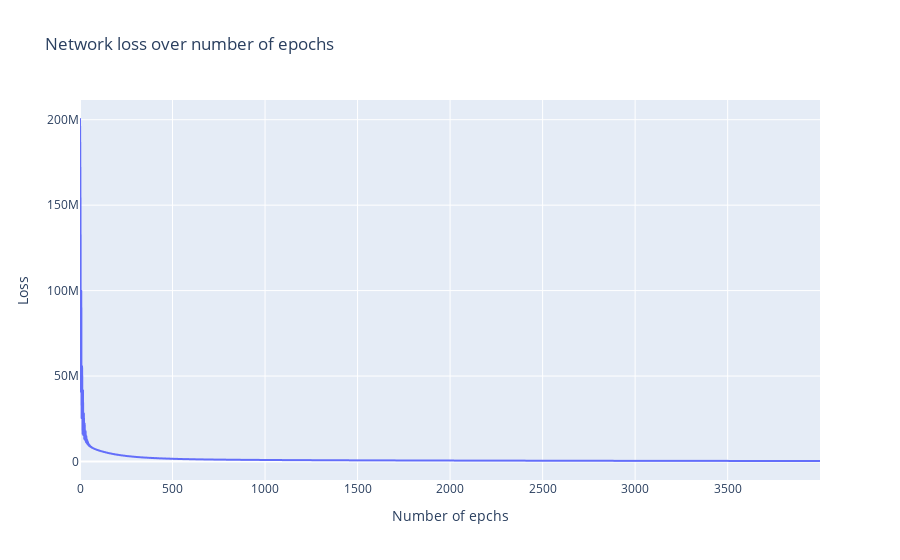

Notebook code cell kept with this figure:
### Markdown cell above
## Plotting the modell results

### Code cell
fig = px.line(x=range(0, no_epochs), y=losses, title="Network loss over number of epochs")
fig.update_layout(
    xaxis_title="Number of epchs",
    yaxis_title = "Loss"
)
fig.show()

### Figure 1 — Plotly figure (JSON) as saved in the notebook; plotly's stock layout.template omitted (floating-point values rounded to 4 significant figures; data arrays with more than 128 entries replaced by an {"elided": "..."} marker saying what was removed)
{"data": [{"hovertemplate": "x=%{x}<br>y=%{y}<extra></extra>", "legendgroup": "", "line": {"color": "#636efa", "dash": "solid"}, "marker": {"symbol": "circle"}, "mode": "lines", "name": "", "showlegend": false, "type": "scattergl", "x": {"elided": "4000 int values"}, "xaxis": "x", "y": {"elided": "4000 float values"}, "yaxis": "y"}], "layout": {"legend": {"tracegroupgap": 0}, "title": {"text": "Network loss over number of epochs"}, "xaxis": {"anchor": "y", "domain": [0, 1], "title": {"text": "Number of epchs"}}, "yaxis": {"anchor": "x", "domain": [0, 1], "title": {"text": "Loss"}}}}
